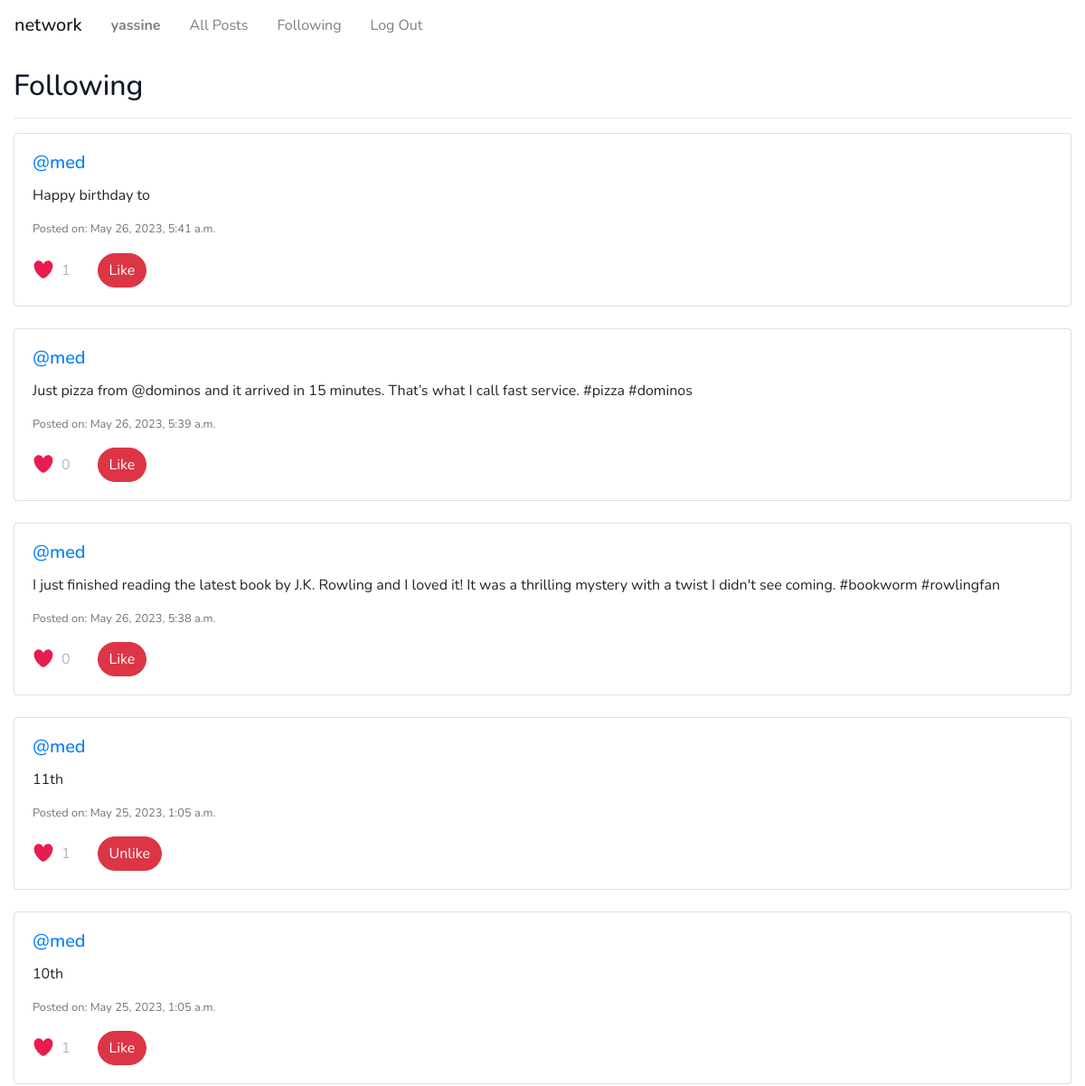
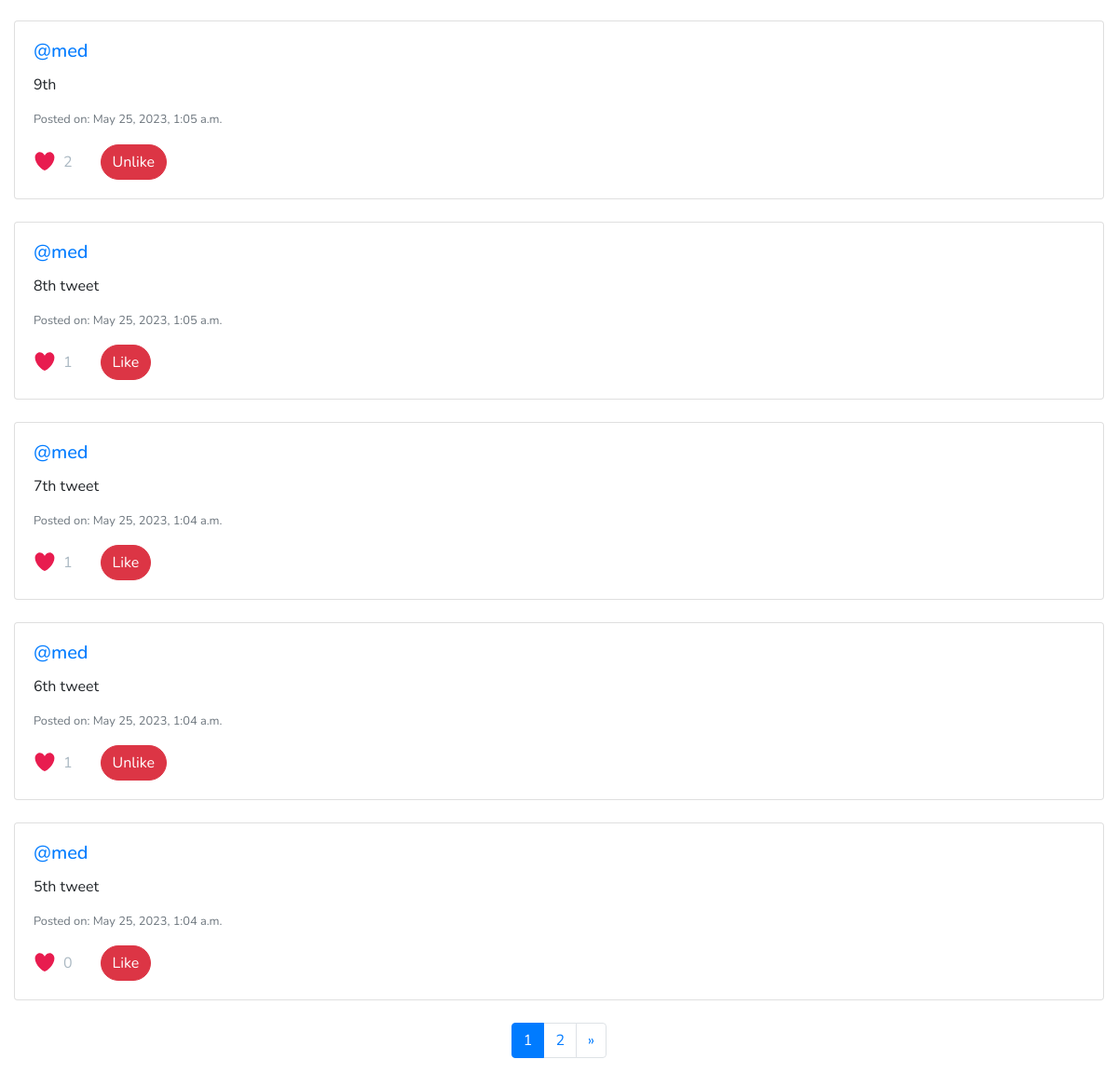
Page /following (signed in) on the earlier database version (2 pictures, top to bottom).
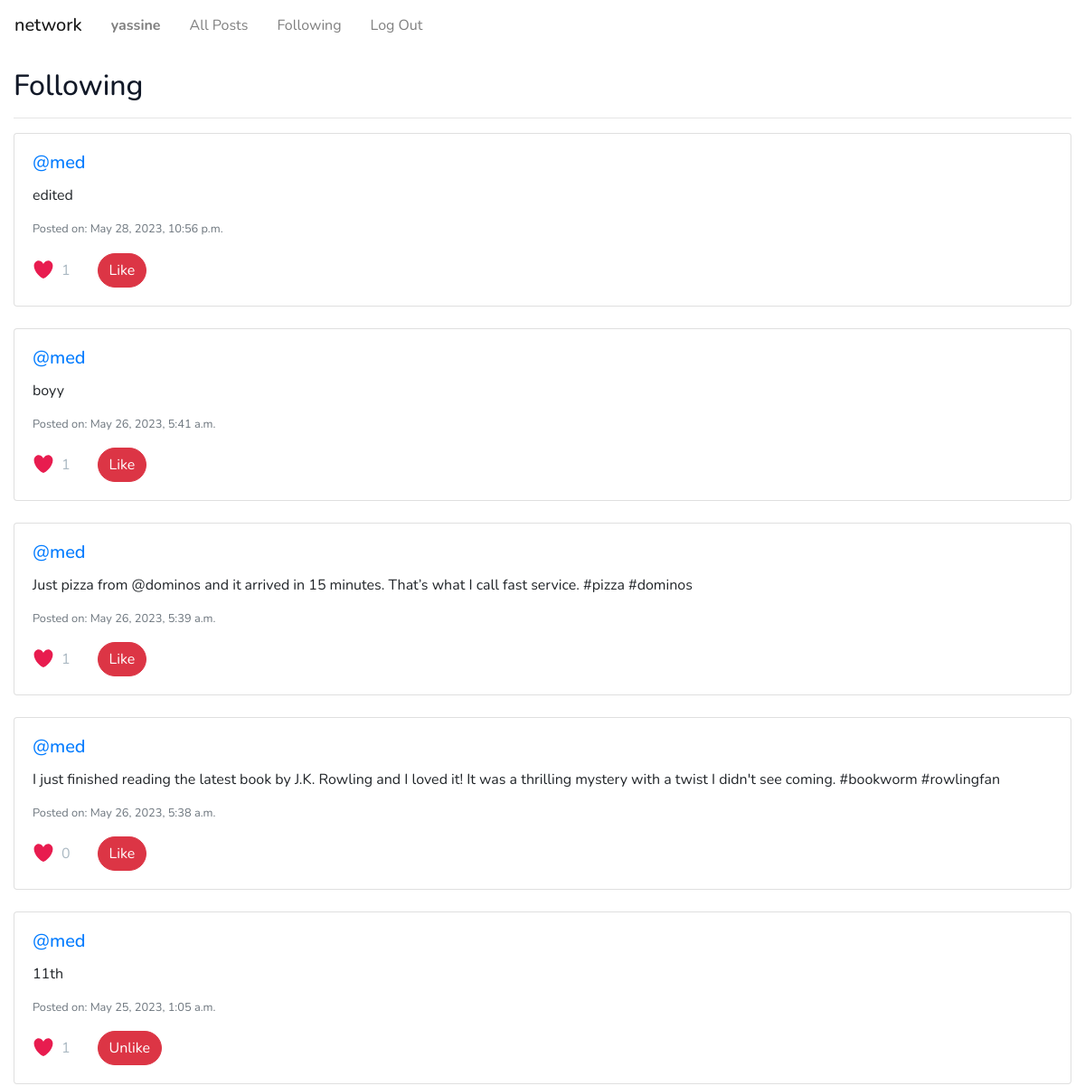
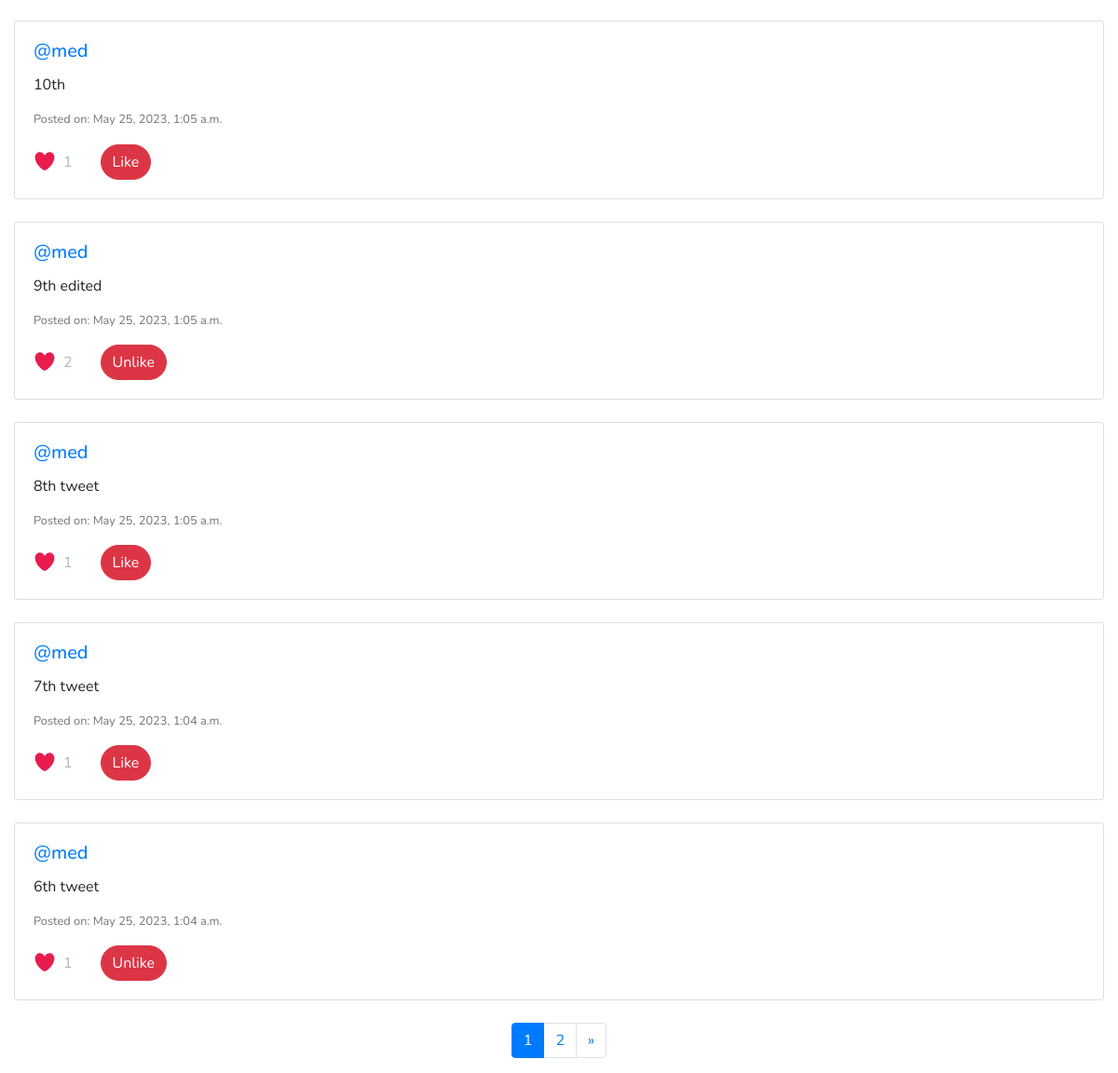
Same page on the later database version (2 pictures, top to bottom).
### network/models.py (models this page shows)
class Post(models.Model):
    user = models.ForeignKey(User, on_delete=models.CASCADE, related_name="author")
    content = models.CharField(max_length=280)
    timestamp = models.DateTimeField(auto_now_add=True)
    likes = models.ManyToManyField(User, related_name="liked_posts")

class User(AbstractUser):
    followers = models.ManyToManyField(
        "self", symmetrical=False, blank=True, related_name="following"
    )

### network/views.py (the view)
# urls.py: path("following", views.following, name="following"),
@login_required
@csrf_protect
def following(request):
    liked_post_ids = []
    if request.user.is_authenticated:
        liked_post_ids = request.user.liked_posts.values_list("id", flat=True)
    following_users = request.user.following.all()
    posts = Post.objects.filter(user__in=following_users).order_by("-timestamp")
    paginator = Paginator(posts, 10)  # Assuming 10 posts per page
    page_number = request.GET.get("page")
    page_obj = paginator.get_page(page_number)
    return render(
        request,
        "network/following.html",
        {
            "page_obj": page_obj,
            "liked_post_ids": liked_post_ids,
        },
    )

### network/templates/network/following.html (shortened to what this page needs)
{% extends "network/layout.html" %}
{% block body %}
<div class="container-fluid">
  <h2 style="margin-top: 20px; color: #111827">Following</h2>
  <hr />
</div>
<div class="container-fluid">
  {% for post in page_obj %}
  <div class="card mb-4">
    <div class="card-body">
      <h5 class="card-title">
        <a href="{% url 'profile' post.user.username %}">
          @{{ post.user.username }}
        </a>
      </h5>
      <p class="card-text">{{ post.content }}</p>
      <p class="card-text text-muted">
        <small>Posted on: {{ post.timestamp }}</small>
      </p>
      <p class="card-text">
        <span class="like-count" data-post-id="{{ post.id }}">
          {{ post.likes.count }}
        </span>
        {% if request.user.is_authenticated %}
        {% if post.id in liked_post_ids %}
        <button
          id="like-button-{{ post.id }}"
          class="btn btn-danger"
          data-post-id="{{ post.id }}"
          data-liked="true"
        >
          Unlike
        </button>
        {% else %}
        <button
          id="like-button-{{ post.id }}"
          class="btn btn-danger"
          data-post-id="{{ post.id }}"
          data-liked="false"
        >
          Like
        </button>
        {% endif %}
        {% endif %}
      </p>
    </div>
  </div>
  {% empty %}
  <p>No posts available.</p>
  {% endfor %}
</div>
<div class="pagination justify-content-center">
  <ul class="pagination">
    {% for num in page_obj.paginator.page_range %}
    {% if page_obj.number == num %}
    <li class="page-item active" aria-current="page">
      <span class="page-link">
        {{ num }} <span class="sr-only">(current)</span>
      </span>
    </li>
    {% else %}
    <li class="page-item">
      <a class="page-link" href="?page={{ num }}">{{ num }}</a>
    </li>
    {% endif %}
    {% endfor %}
    {% if page_obj.has_next %}
    <li class="page-item">
      <a
        class="page-link"
        href="?page={{ page_obj.next_page_number }}"
        aria-label="Next"
      >
        <span aria-hidden="true">&raquo;</span>
      </a>
    </li>
    {% endif %}
  </ul>
</div>
{% endblock %}

Differences in the rows shown:
no longer on this page (row edited): Post: user.username "med", content "5th tweet", timestamp "May 25, 2023, 1:04 a.m.", likes.count "0"
added Post: user.username "med", content "edited", timestamp "May 28, 2023, 10:56 p.m.", likes.count "1"
changed Post: content "Happy birthday to" → "boyy"
computed for Post "May 26, 2023, 5:39 a.m.": likes.count "0" → "1"
changed Post: content "9th" → "9th edited"
